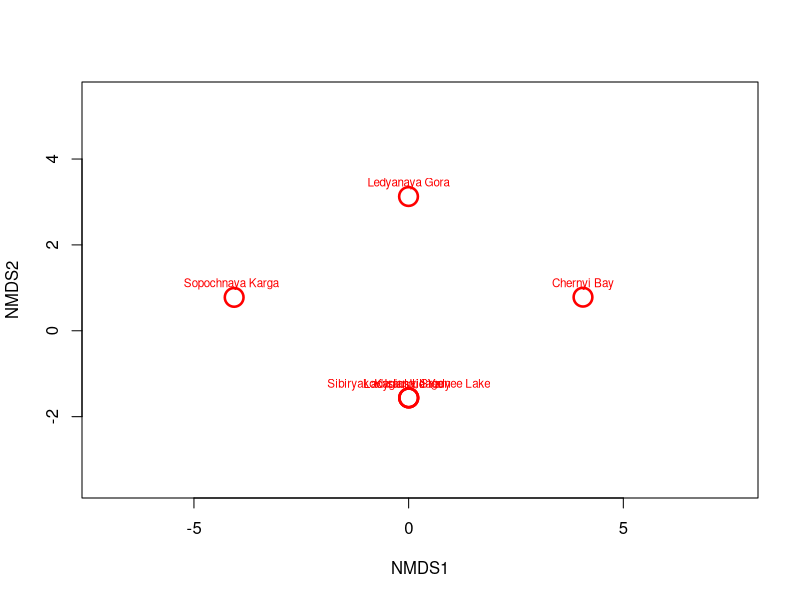
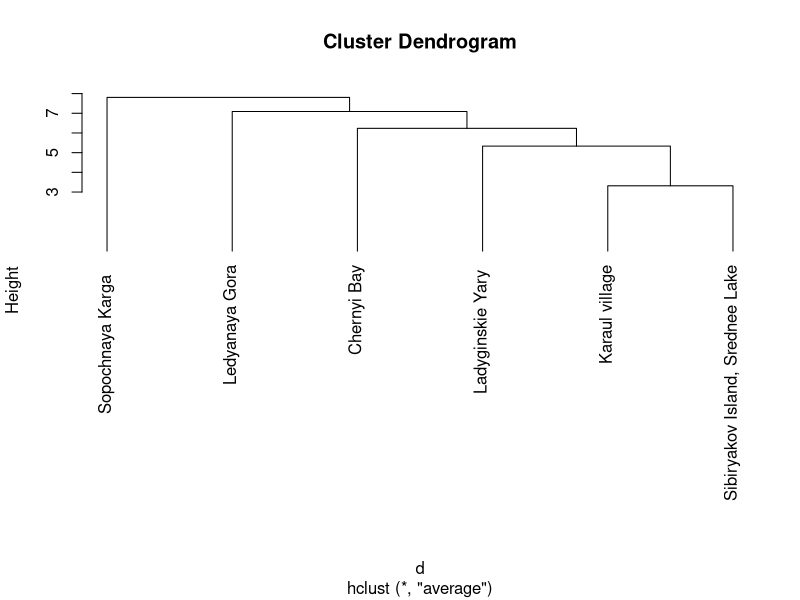
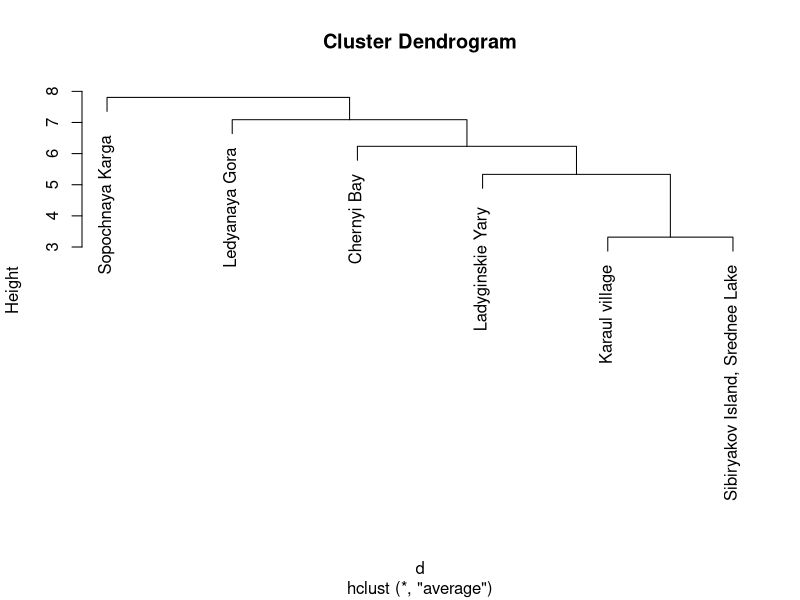
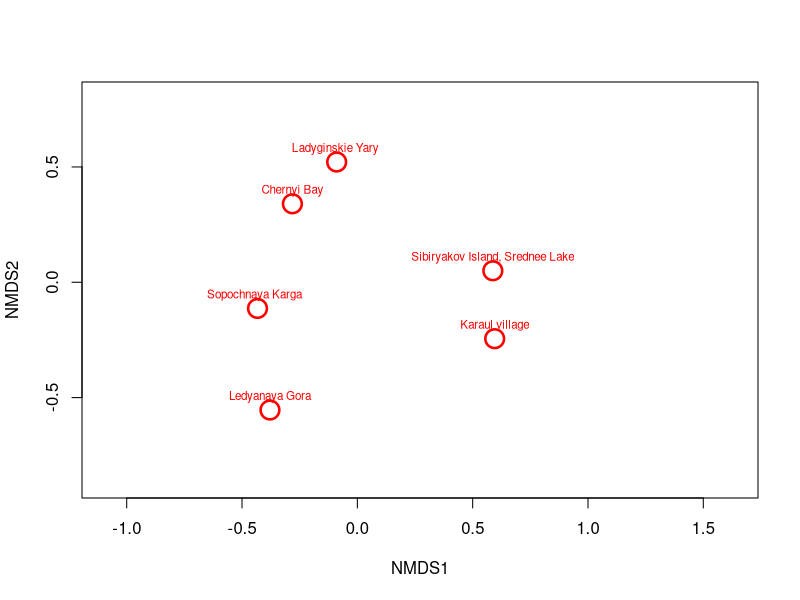
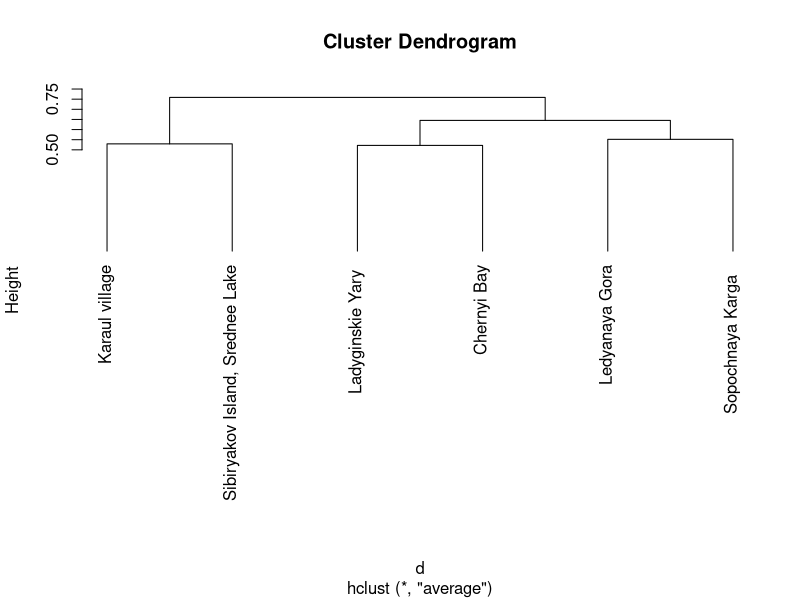
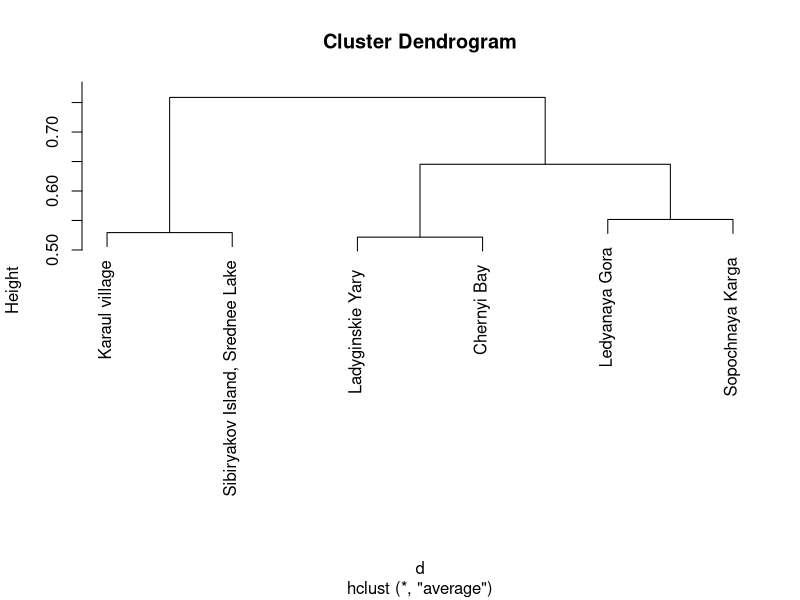
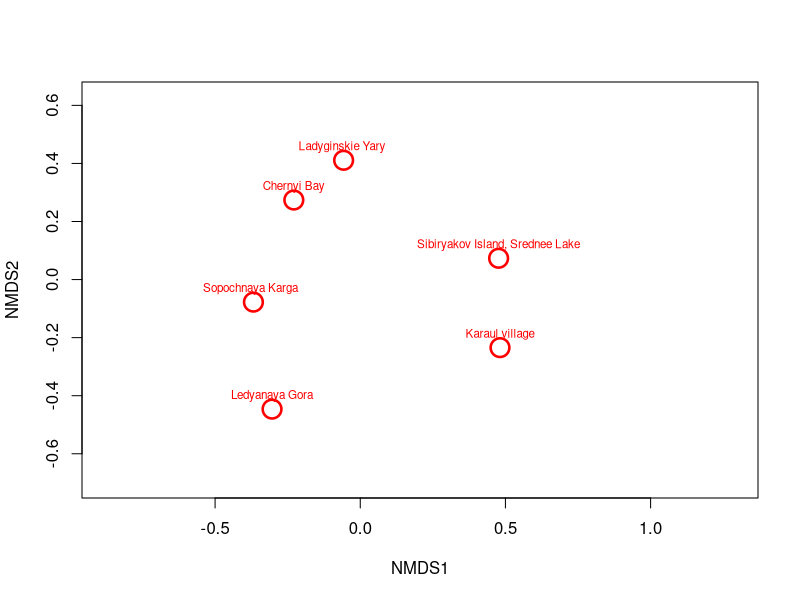
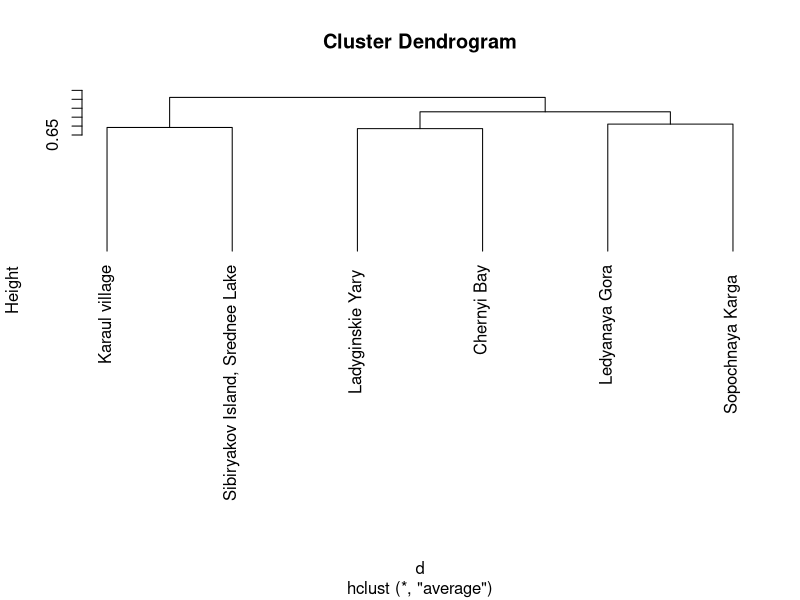

R code for these plots, in order:
install.packages("vegan")
library(vegan)
#--------------------start-------------------------------
# Get current working directory
getwd()
#----------------read dataset----------------------------
data<-read.table("data.txt",header=TRUE,sep="\t",check.names = FALSE)
summary (data)
data
rownames(data)<-data[,1]
data<-data[,-1]
data
# Non-metric multidimensional scaling (NMDS) using Euclidean distances
# Perform NMDS ordination based on Euclidean distances.
# Euclidean distance is suitable for quantitative data but may be less appropriate
# for ecological community data due to sensitivity to double zeros.
# The metaMDS function automatically runs multiple random starts and scales the solution.
ord <- metaMDS(data, distance = "euclidean")

#Visualisation of NMDS results
plot(ord, type = "n")                     # Create empty plot (axes only)
points(ord, disp = "sites", pch = 21, 
       cex = 2.5, lwd = 2.5, col = "red") # Add site points (samples)
text(ord, display = "site", cex = 0.7, 
     col = "red", pos = 3)                         # Label sites with their names


# Cluster analysis with Euclidean distances
# Compute Euclidean distance matrix between sites
d<-vegdist(data,method="euclidean")
# Perform hierarchical agglomerative clustering using average linkage (UPGMA)
fit<-hclust(d, method="average")

# Visualise the dendrogram with labels aligned at the baseline
plot(fit, hang =-1)
# Simple dendrogram plot (default parameters)
plot(fit)


#/////////////////////////////////////////////////////////////
#Non-metric multidimensional scaling (NMDS) with Bray-Curtis dissimilarities
# Bray-Curtis is a standard ecological distance measure that ignores double zeros
# and is robust for abundance data.
# The metaMDS function automatically runs multiple random starts and scales the final solution.
ord <- metaMDS(data, distance = "bray")

#Visualisation of NMDS results
plot(ord, type = "n")
points(ord, disp="sites", pch=21, cex=2.5, lwd=2.5, col = "red")
text(ord, display = "site", cex=0.7, col="red", pos = 3)

# Cluster analysis with Bray-Curtis distances
# Compute Bray-Curtis dissimilarity matrix (standard for ecological community data)
d<-vegdist(data,method="bray")
# Perform hierarchical agglomerative clustering using average linkage (UPGMA)
fit<-hclust(d, method="average")

# Visualise dendrogram with labels aligned at the same horizontal level
plot(fit, hang =-1)
# Simple dendrogram plot (default R style)
plot(fit)


#/////////////////////////////////////////////////////////////
# Non-metric multidimensional scaling (NMDS) with Jaccard distance
ord <- metaMDS(data, distance = "jaccard")


plot(ord, type = "n")
points(ord, disp="sites", pch=21, cex=2.5, lwd=2.5, col = "red")
text(ord, display = "site", cex=0.7, col="red", pos = 3)

# Cluster analysis with Jaccard distance
# Compute Jaccard dissimilarity matrix
d<-vegdist(data,method="jaccard")
# Hierarchical clustering using average linkage (UPGMA)
fit<-hclust(d, method="average")
# Visualise dendrogram with labels aligned
plot(fit, hang =-1)
# Default dendrogram plot
plot(fit)


#/////////////////////////////////////////////////////////////
# TASK 5: Detailed analysis with Bray-Curtis distance
#/////////////////////////////////////////////////////////////

# -----------------------------------------------------------
# STEP 1: Compute NMDS with Bray-Curtis dissimilarity
# -----------------------------------------------------------
set.seed(42)  # for reproducibility
ord <- metaMDS(data, distance = "bray", k = 2, trymax = 100)

# Print stress value
cat("NMDS stress:", ord$stress, "\n")

# Stressplot (Shepard diagram)
stressplot(ord, main = "Shepard / Stress plot (Bray-Curtis NMDS)")

# -----------------------------------------------------------
# STEP 2: Fit significant species vectors with envfit (p <= 0.05)
# -----------------------------------------------------------
fit_sp <- envfit(ord, data, permutations = 999, na.rm = TRUE)
print(fit_sp)

# -----------------------------------------------------------
# STEP 3: UPGMA hierarchical clustering with Bray-Curtis
# -----------------------------------------------------------
d_bray <- vegdist(data, method = "bray")
fit_clust <- hclust(d_bray, method = "average")  # UPGMA

plot(fit_clust, hang = -1,
     main = "UPGMA Dendrogram (Bray-Curtis)",
     xlab = "Sites", sub = "", ylab = "Dissimilarity")

# -----------------------------------------------------------
# STEP 4: Cut dendrogram into 2-3 clusters
# -----------------------------------------------------------
k <- 2
clusters <- cutree(fit_clust, k = k)

cat("\nCluster membership (k =", k, "):\n")
print(clusters)

# Highlight clusters on dendrogram
plot(fit_clust, hang = -1,
     main = paste("UPGMA Dendrogram -", k, "clusters (Bray-Curtis)"),
     xlab = "Sites", sub = "", ylab = "Dissimilarity")
rect.hclust(fit_clust, k = k, border = c("steelblue", "tomato")[1:k])

# -----------------------------------------------------------
# STEP 5: NMDS plot with colours, ellipses, arrows, labels
# -----------------------------------------------------------
cluster_cols <- c("steelblue", "tomato", "forestgreen")
site_cols    <- cluster_cols[clusters]

plot(ord, type = "n",
     main = "NMDS (Bray-Curtis) - clusters, ellipses & species vectors")

# 95% confidence ellipses per cluster
ordiellipse(ord, groups = clusters, kind = "se", conf = 0.95,
            col = cluster_cols, lwd = 2, label = FALSE)

# Site points coloured by cluster
points(ord, display = "sites",
       pch = 21, bg = site_cols, col = "black", cex = 2.5, lwd = 1.5)

# Non-overlapping site labels
orditorp(ord, display = "sites",
         col = site_cols, cex = 0.8, air = 0.9, pch = NA)

# Significant species arrows (p <= 0.05)
plot(fit_sp, p.max = 0.05, col = "darkgreen", cex = 0.7, arrow.mul = 0.8, add = TRUE)

# Legend
legend("topright",
       legend = paste("Cluster", 1:k),
       pt.bg  = cluster_cols[1:k],
       pch = 21, pt.cex = 1.5, bty = "n")

# -----------------------------------------------------------
# STEP 6: PERMANOVA - test whether clusters differ significantly
# -----------------------------------------------------------
perm_result <- adonis2(d_bray ~ clusters, permutations = 999)

cat("\n--- PERMANOVA results ---\n")
print(perm_result)

R2   <- perm_result$R2[1]
pval <- perm_result$`Pr(>F)`[1]

cat(sprintf("\nConclusion: PERMANOVA R2 = %.3f, p = %.3f\n", R2, pval))

if (pval <= 0.05) {
  cat("The clusters differ SIGNIFICANTLY in species composition (p <= 0.05).\n")
} else {
  cat("No significant difference between clusters (p > 0.05).\n")
  cat("This is expected with only 6 sites - insufficient power for PERMANOVA.\n")
}


# Save all Task 5 plots as PNG files

# Stressplot
png("plot1_stressplot.png", width=800, height=600)
stressplot(ord, main = "Shepard / Stress plot (Bray-Curtis NMDS)")
dev.off()

# UPGMA Dendrogram plain
png("plot2_dendrogram.png", width=800, height=600)
plot(fit_clust, hang = -1,
     main = "UPGMA Dendrogram (Bray-Curtis)",
     xlab = "Sites", sub = "", ylab = "Dissimilarity")
dev.off()

# UPGMA Dendrogram with cluster boxes
png("plot3_dendrogram_clusters.png", width=800, height=600)
plot(fit_clust, hang = -1,
     main = "UPGMA Dendrogram - 2 clusters (Bray-Curtis)",
     xlab = "Sites", sub = "", ylab = "Dissimilarity")
rect.hclust(fit_clust, k = k, border = c("steelblue", "tomato")[1:k])
dev.off()

# Combined NMDS plot
png("plot4_nmds_clusters.png", width=800, height=600)
plot(ord, type = "n",
     main = "NMDS (Bray-Curtis) - clusters, ellipses & species vectors")
ordiellipse(ord, groups = clusters, kind = "se", conf = 0.95,
            col = cluster_cols, lwd = 2, label = FALSE)
points(ord, display = "sites",
       pch = 21, bg = site_cols, col = "black", cex = 2.5, lwd = 1.5)
orditorp(ord, display = "sites",
         col = site_cols, cex = 0.8, air = 0.9, pch = NA)
plot(fit_sp, p.max = 0.05, col = "darkgreen", cex = 0.7, arrow.mul = 0.8, add = TRUE)
legend("topright", legend = paste("Cluster", 1:k),
       pt.bg = cluster_cols[1:k], pch = 21, pt.cex = 1.5, bty = "n")
dev.off()
